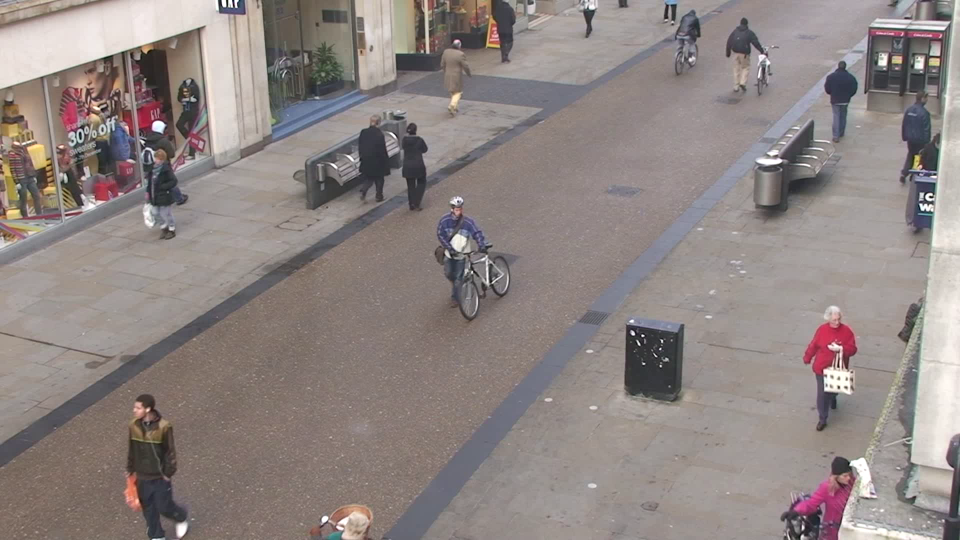
#> input picture Data/image.png, 1920 x 1080 px, given in place of calle.avi, which was not available (shown at 1/2 size)
$ jupyter execute --allow-errors 'Experimento 2 - Determinación de la tranformación.ipynb'   (shell and % lines are left out)   (text cells are left out)
#> lines starting #> are read from the running program, lines starting #| are printed output that depends on the picture; after the words box and inside, x2 and y2 are one past the last pixel; in counts of white or black regions, pixels touching at a corner belong together; pictures that were not available may be replaced by others from this repository, and a replacement may not be noted
[cell 1]
# Instalamos open cv en caso no se cuente con el

[cell 2]
# Se importan las librerías que utilizaremos
import cv2
import matplotlib.pyplot as plt
from IPython.display import clear_output
import pandas as pd
import numpy as np

#> (a cell that did not finish here is left out)

[cell 4]
# Se importa el video
video = cv2.VideoCapture('../Data/calle.avi')
# Se obtiene el primer frame
s,image = video.read()
#> image is the input picture: shape (1080, 1920, 3); mean B, G, R 130.8, 133.3, 143
# Se almacena la imagen para poder obtener los puntos de transformacion
# cv2.imwrite('../Data/image.png',image)
# Estos puntos de referencia fueron obtenidos con la ayuda de la herramienta sobre la acera que tiene remarcada las lozas:
# https://yangcha.github.io/iview/iview.html
puntos = np.float32([[175, 458],[784,178],[1084, 217], [554,533]])
# Se copia la imagen y se remarcan los puntos
imgDibujo = image.copy()
for i in range(0, 4):
  cv2.circle(imgDibujo, tuple(puntos[i]), 30, (255,0,0), -1)
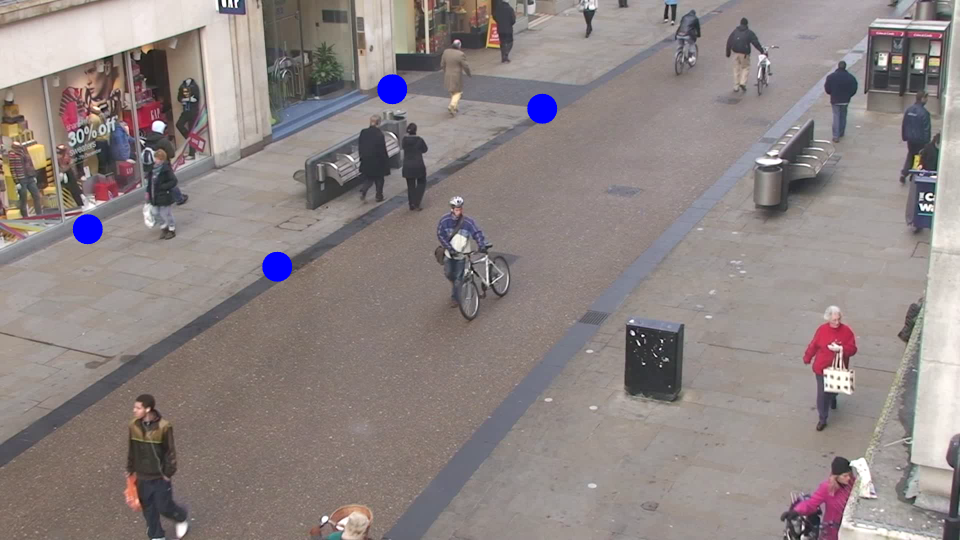
#> imgDibujo: shape (1080, 1920, 3) (shown at 1/2 size); 0.54% of pixels changed, all inside (x1, y1, x2, y2) = (145, 148, 1115, 564)
# Se usa los puntos para obtener el poligono
pts = puntos.reshape((-1,1,2))
cv2.polylines(imgDibujo, [pts.astype(np.int32)], True, (0,255,0), thickness=10)
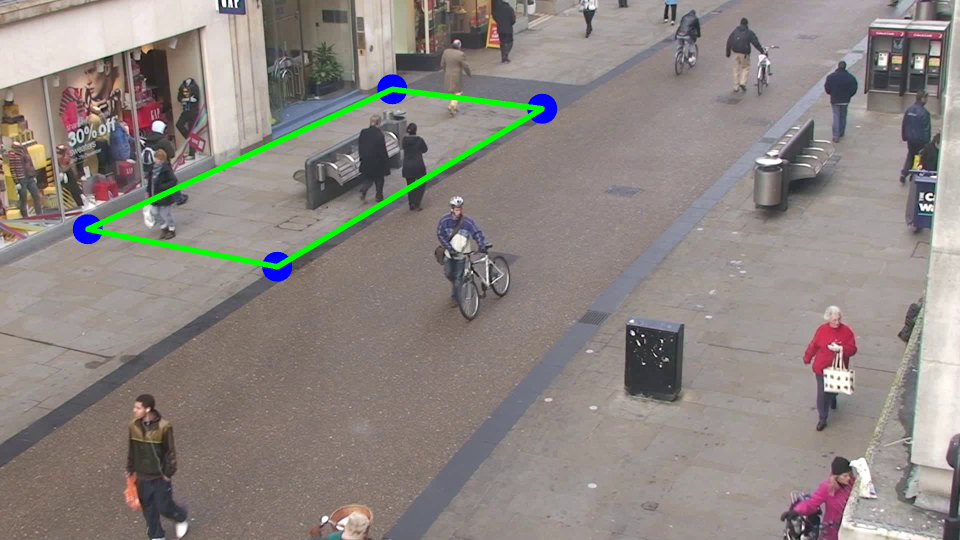
#> imgDibujo: shape (1080, 1920, 3) (shown at 1/2 size); 1.06% of pixels changed, all inside (x1, y1, x2, y2) = (170, 173, 1090, 539)
b,g,r = cv2.split(imgDibujo)
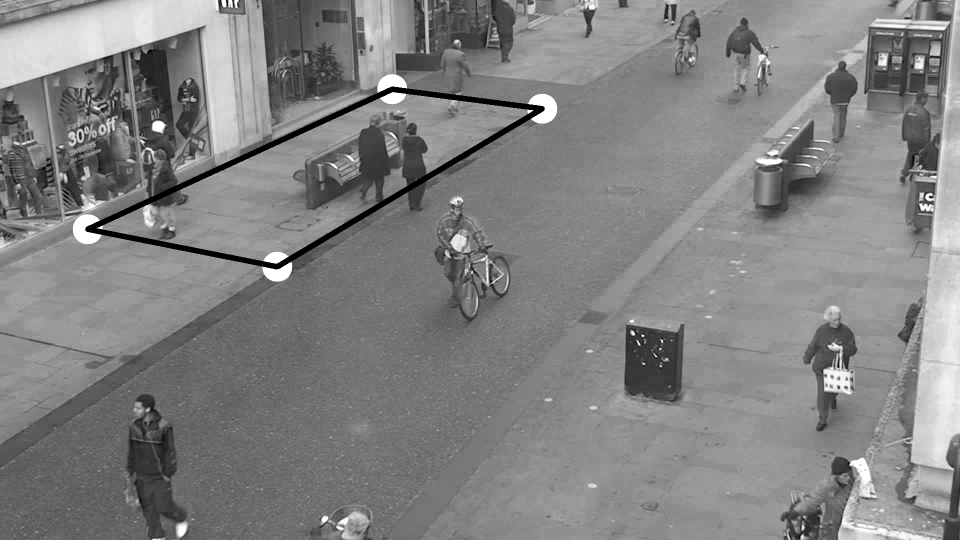
#> b: shape (1080, 1920) (shown at 1/2 size); min 0, max 255, mean 130
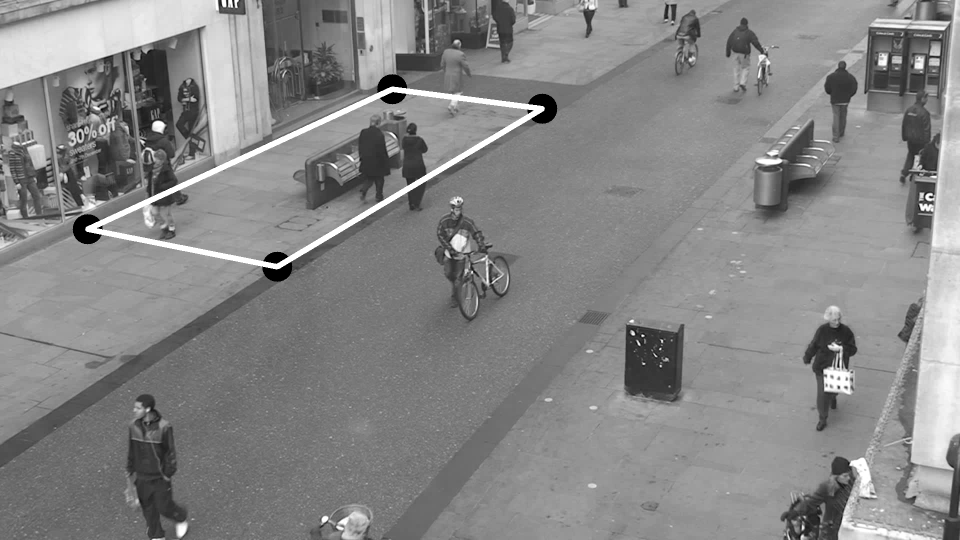
#> g: shape (1080, 1920) (shown at 1/2 size); min 0, max 255, mean 134.2
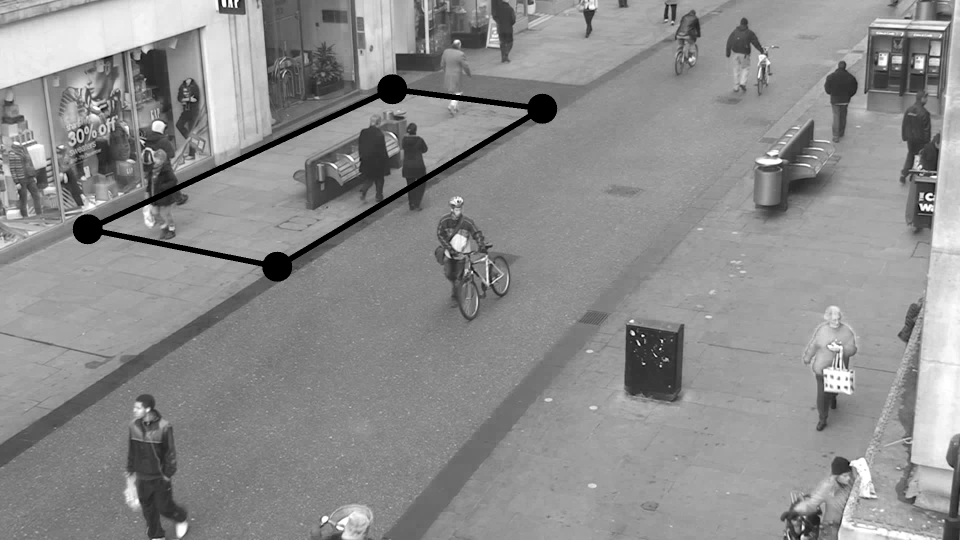
#> r: shape (1080, 1920) (shown at 1/2 size); min 0, max 255, mean 141.1
# Se muestra los puntos de referencia tomados en el frame
imgDibujo = cv2.merge((r,g,b))
plt.figure(figsize=(10,10))
#> (this line was passed over: IPython is not available in this run)
plt.imshow(imgDibujo)
#> (this line was passed over: IPython is not available in this run)
plt.show()

[cell 5]
#6 lozas de ancho - Aproximamos ancho de 40 cm
#15 Lozas de alto - Aproximamos largo de 40 cm
pix_unit = 1.7 #pixeles por centimetro
width_street = 240*pix_unit
height_street = 600*pix_unit
#Dimensiones de la imagen final y espacios en pixeles con respecto a la calle:
#--2500--240--2260 (Horizontal)
#--1450--600--1450 (Vertical)
width_img = 5000
height_img = 3500
#Obtenemos los puntos de referencia del frame mostrado anteriormente:
puntos = np.float32([[175, 458],[784,178],[1084, 217], [554,533]])
#Los puntos objetivo en la imagen han sido calculadas anteriormente:
finales=np.float32([(width_img/2,height_img/2+height_street), (width_img/2,height_img/2), (width_img/2+width_street ,height_img/2), (width_img/2+width_street,height_img/2+height_street)])
T_Matrix = cv2.getPerspectiveTransform(puntos, finales)
#> T_Matrix = [[1.44, 7.58, 793.1], [-0.681, 8.22, 1359.6], [-7.74e-06, 0.00177, 1]]
print('Matrix de transformacion:')
print(T_Matrix)
#| [[ 1.43809441e+00  7.58290450e+00  7.93117275e+02]
#|  [-6.80696958e-01  8.22103159e+00  1.35956100e+03]
#|  [-7.73887614e-06  1.76518761e-03  1.00000000e+00]]

[cell 6]
#Dimensiones de la imagen final
final_size=(width_img,height_img)
#Aplicacion de la transformación
imagen_transformada = cv2.warpPerspective(image, T_Matrix, final_size)
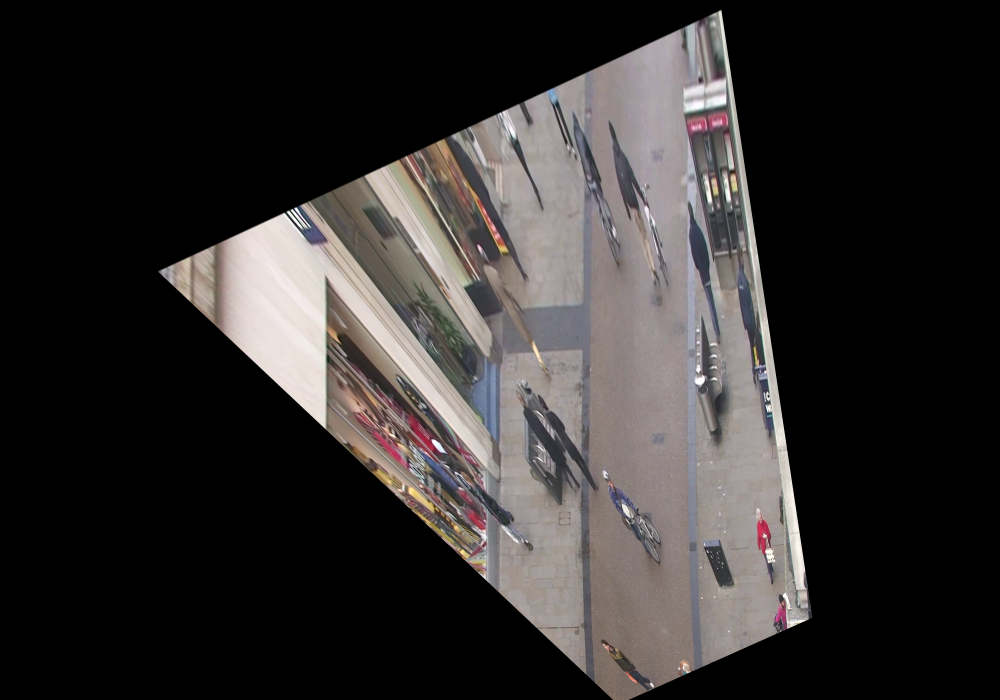
#> imagen_transformada: shape (3500, 5000, 3) (shown at 1/5 size); mean B, G, R 47.3, 48.1, 51.2
#Se grafica la transformación
plt.figure(figsize=(12, 12))
#> (this line was passed over: IPython is not available in this run)
plt.imshow(imagen_transformada)
#> (this line was passed over: IPython is not available in this run)
plt.show()

[cell 7]
imagen_recortada= imagen_transformada[0:3500,2000:4200]
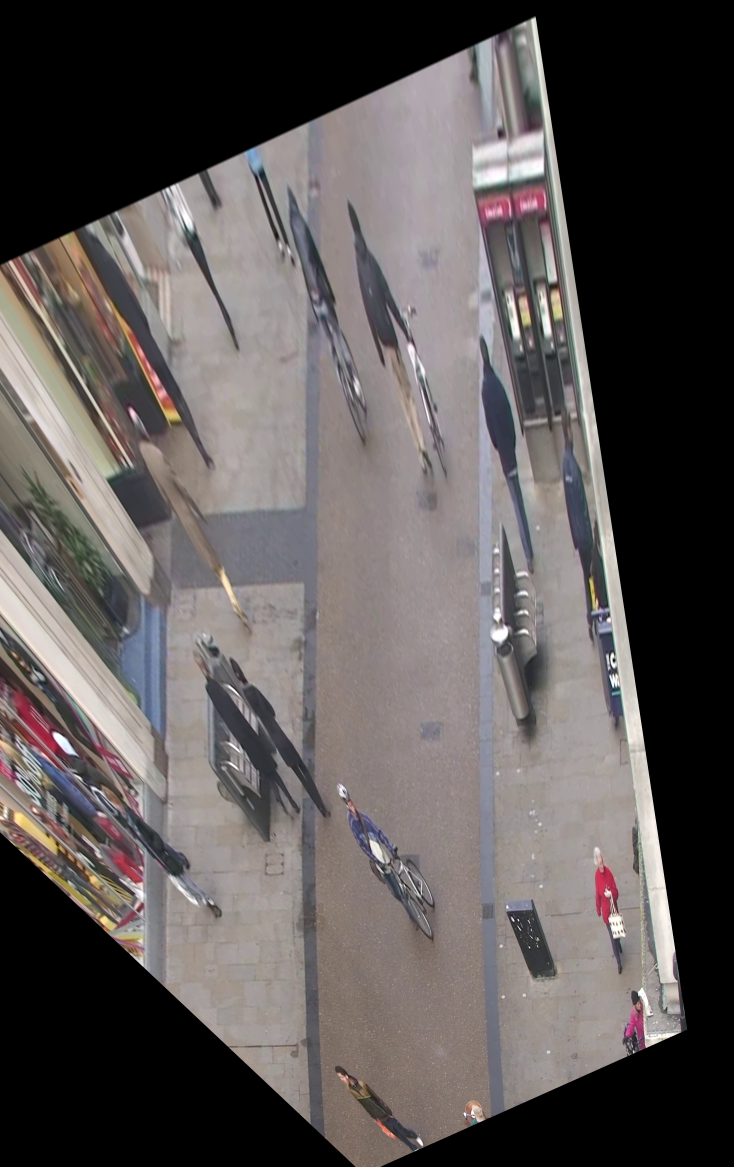
#> imagen_recortada: shape (3500, 2200, 3) (shown at 1/3 size); mean B, G, R 87.1, 87.9, 93.3
#Se grafica la imagen recortada
plt.figure(figsize=(12, 12))
#> (this line was passed over: IPython is not available in this run)
plt.imshow(imagen_recortada)
#> (this line was passed over: IPython is not available in this run)
plt.show()
